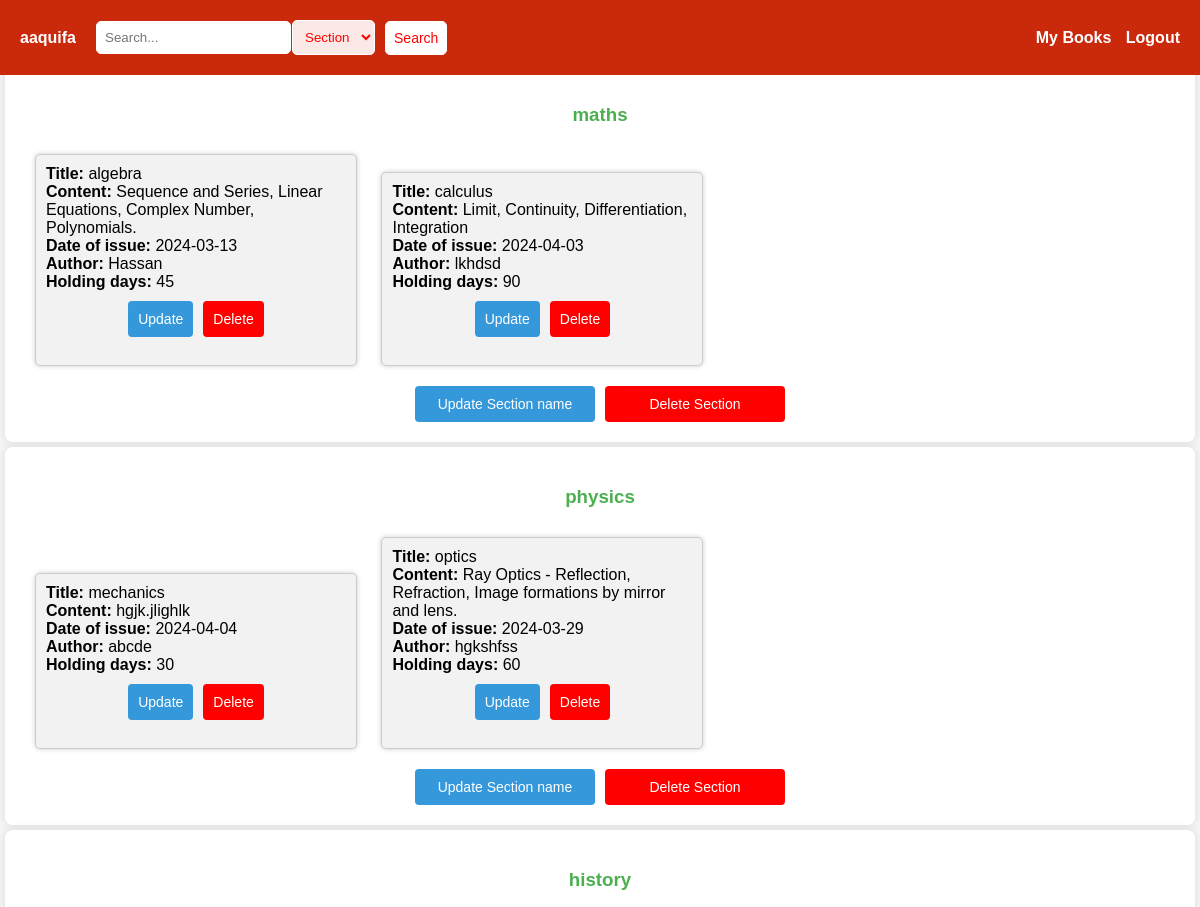
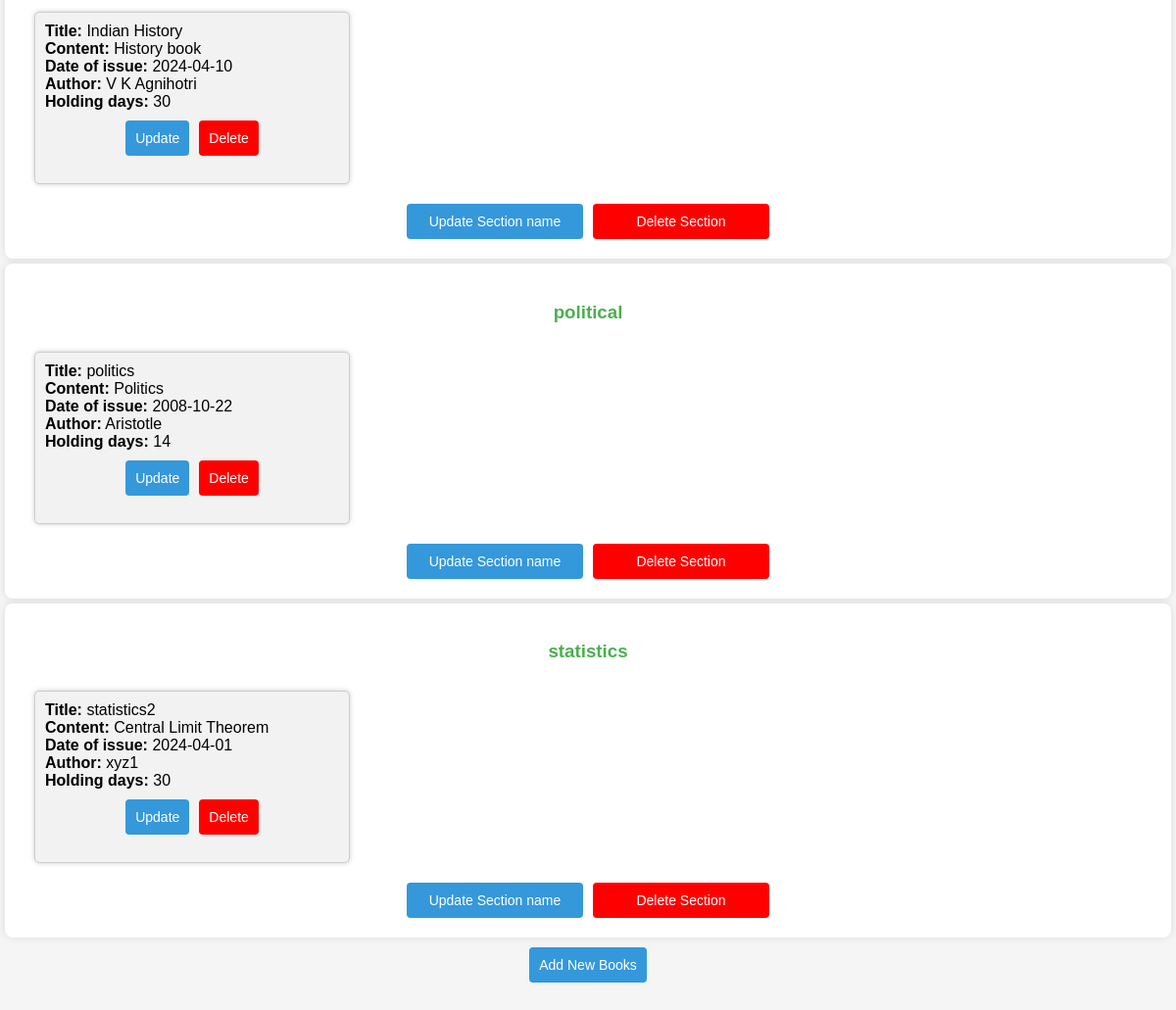
The page /dashboard (signed in) on the database its author committed (2 pictures, top to bottom).
### application/models.py (models this page shows)
class Section(db.Model):
    section_id = db.Column(db.Integer, primary_key=True)
    name = db.Column(db.String(100), nullable=False)
    date_created = db.Column(db.DateTime, nullable=False, default=datetime.now().date())
    description = db.Column(db.Text)

class Book(db.Model):
    book_id = db.Column(db.Integer, primary_key=True)
    section_id = db.Column(db.Integer, db.ForeignKey('section.section_id'), nullable=False)
    name = db.Column(db.String(200), nullable=False)
    content = db.Column(db.Text, nullable=False)
    author = db.Column(db.String(200), nullable=False)
    date_issued = db.Column(db.Date)
    return_date = db.Column(db.Integer)
    price = db.Column(db.Float, nullable=False)
    section = db.relationship('Section', backref=db.backref('books', lazy=True))

### application/views_admin.py (the view)
@app.route('/dashboard')
def dashboard():
    sections = Section.query.all()
    return render_template('dashboard.html',sections=sections)

### templates/dashboard.html (shortened to what this page needs)
{% extends 'base.html' %}
{% block search %}
<form action="/search" method="post" style="margin-right: 20px; display: flex; align-items: center;">
    <input type="search" name="search" placeholder="Search...">
    <select class="selectnav" name="searchType">
        <option value="Section">Section</option>
    </select>
    <button type="submit" style="padding: 8px; background-color: white; color: red; border: 1px solid white; border-radius: 5px; cursor: pointer;" onmouseover="this.style.backgroundColor='#fff'" onmouseout="this.style.backgroundColor='white'">Search</button>
</form>
{% endblock %}
{% block body %}
    {% for section in sections %}
        <section>
            <h3 style="text-align: center;">{{ section.name }}</h3>
            {% if section.books %}
                <div style="width: 350px;background-color: beige;display: inline;">
                    <ul>
                        {% for book in section.books %}
                            <div class="catbox" style="width: 300px;">
                            <li>
                                <strong>Title:</strong> {{ book.name }}<br>
                                <strong>Content:</strong> {{ book.content }}<br>
                                <strong>Date of issue:</strong> {{ book.date_issued }}<br>
                                <strong>Author:</strong> {{ book.author }}<br>
                                <strong>Holding days:</strong> {{ book.return_date }}<br>
                            </li>
                            <div class="updateDeleteButton">
                                <form action="/update-book" method="post">
                                    <button  value="{{book}}" name="book" type="submit">Update</button>
                                </form>
                                <form style="margin-left: 10px;" action="/delete-book" method="post">
                                    <button style="background-color: red;" type="submit">Delete</button>
                                </form>
                            </div>
                            <br>
                            </div>
                        {% endfor %}
                    </ul>
                </div>
            {% else %}
                <p>No books at this section</p>
            {% endif %}
            <div class="updateDeleteButton">
                <form action="/update-section" method="post">
                    <button style="min-width: 180px;" name="update_section" value="{{section.name}}" type="submit">Update Section name</button>
                </form>
                <form style="margin-left: 10px;" action="/delete-section" method="post">
                    <button style="background-color: red;min-width: 180px;" name="delete_section" value="{{section.name}}" type="submit">Delete Section</button>
                </form>
            </div>
        </section>
    {% endfor %}
    <div class="updateDeleteButton">
        <form action="/add-book" method="get">
            <button  type="submit">Add New Books</button>
        </form>
    </div>
{% endblock %}

### static/style.css (style rules this page uses)
body { font-family: Arial, sans-serif; background-color: #f4f4f4; margin: 0; padding: 0; }
button { background-color: #3498db; color: #fff; padding: 10px; border: none; border-radius: 4px; font-size:14px; cursor: pointer; transition: background-color 0.3s ease; }
.updateDeleteButton { display: flex; justify-content: center; margin-top: 10px; }

### templates/dashboard.html (style rules this page uses)
section { background-color: #fff; border-radius: 8px; box-shadow: 0 0 10px rgba(0, 0, 0, 0.1); margin-bottom: 20px; padding: 20px; margin: 5px; }
h3 { color: #4caf50; }
ul { list-style: none; padding: 0; margin: 0; }
li { margin-bottom: 8px; }
.catbox { background-color: #f2f2f2; border: 1px solid #ccc; border-radius: 5px; padding: 10px; margin: 10px; box-shadow: 0 0 5px rgba(0, 0, 0, 0.2); width: 100%; display: inline-block; }

### templates/base.html (style rules this page uses)
input[type="search"] { padding: 8px; border: 1px solid white; border-radius: 5px; margin-right: 1px; }
.selectnav { padding: 8px; border: 1px solid white; border-radius: 5px; margin-right: 10px; background-color: rgba(255, 255, 255, 0.897); color: red; }

### rows shown on the page
Section: name "maths"
Book: name "algebra", content "Sequence and Series, Linear Equations, Complex Number, Polynomials.", date_issued "2024-03-13", author "Hassan", return_date "45"
Book: name "calculus", content "Limit, Continuity, Differentiation, Integration", date_issued "2024-04-03", author "lkhdsd", return_date "90"
Section: name "physics"
Book: name "mechanics", content "hgjk.jlighlk", date_issued "2024-04-04", author "abcde", return_date "30"
Book: name "optics", content "Ray Optics - Reflection, Refraction, Image formations by mirror and lens.", date_issued "2024-03-29", author "hgkshfss", return_date "60"
Section: name "history"
Book: name "Indian History", content "History book", date_issued "2024-04-10", author "V K Agnihotri", return_date "30"
Section: name "political"
Book: name "politics", content "Politics", date_issued "2008-10-22", author "Aristotle", return_date "14"
Section: name "statistics"
Book: name "statistics2", content "Central Limit Theorem", date_issued "2024-04-01", author "xyz1", return_date "30"

### other values the page prints
{{ session["name"] }} "aaquifa"
